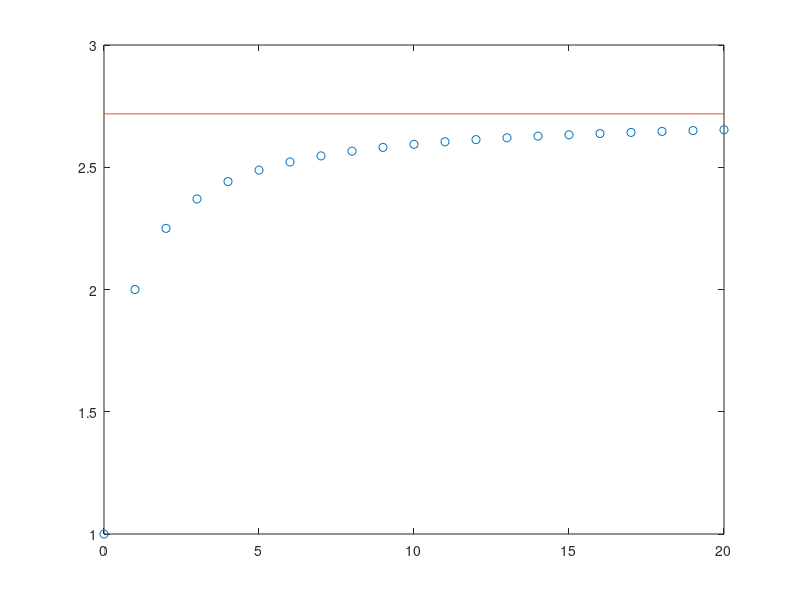

MATLAB code for this plot:
clear; clc;
for n=0:20
    y(n+1) = (1+1/n)^n;
end
x = linspace(0,20,100);
y2 = ones(1,100)*exp(1);
plot([0:20],y,'o',x,y2)